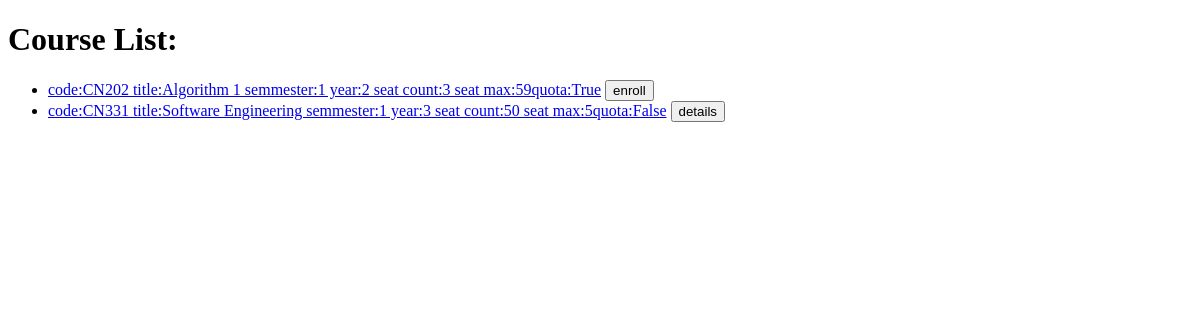
Before: /courses/ with the older database file.
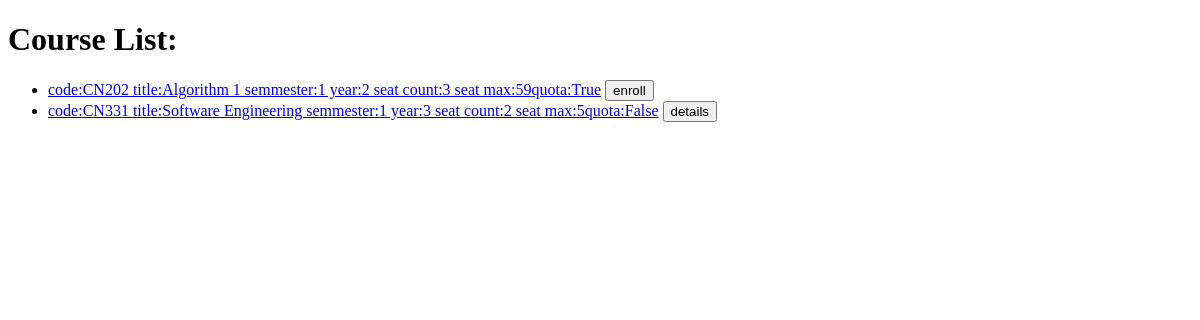
After: the same page with the newer database file.
### courses/models.py (models this page shows)
class Course(models.Model):
    c_id = models.CharField(max_length=5, unique=True, default="CN000")
    title = models.CharField(max_length=64, null=True, blank=True)
    semmester = models.IntegerField(null=True, blank=True)
    year = models.IntegerField(null=True, blank=True)
    seat_count = models.IntegerField(default=0, null=True, blank=True)
    max_seat = models.IntegerField(null=True, blank=True)
    quota = models.BooleanField(default=True)
    attend = models.ManyToManyField(User, blank=True)
    def __str__(self):
        return f"code:{self.c_id} title:{self.title} semmester:{self.semmester} year:{self.year} seat count:{self.seat_count} seat max:{self.max_seat}quota:{self.quota}"

### courses/views.py (the view)
# urls.py: path('', views.index, name= "c_index"),
def index(request) :
    return render(request, 'courses/index.html' ,{
        'courses': Course.objects.all().order_by('c_id')
    })

### courses/templates/courses/index.html
{% extends 'courses/layout.html' %}
{% block body %}
<h1>Course List:</h1>
<ul>
    {% for course in courses %}
    <li><a href="{% url 'course' course.id %}">{{ course }}</a>
    {% if course.quota %}
    <button> enroll </button>
    {% else %}
    <button> details </button>
    {% endif %}
    </li>
    {% empty %}
    <li>No courses.</li>
    {% endfor %}
</ul>
{% endblock %}

Changed rows visible on the page:
changed Course: c+title+semmester "code:CN331 title:Software Engineering semmester:1 year:3 seat count:50 seat max:5quota:False" → "code:CN331 title:Software Engineering semmester:1 year:3 seat count:2 seat max:5quota:False"
